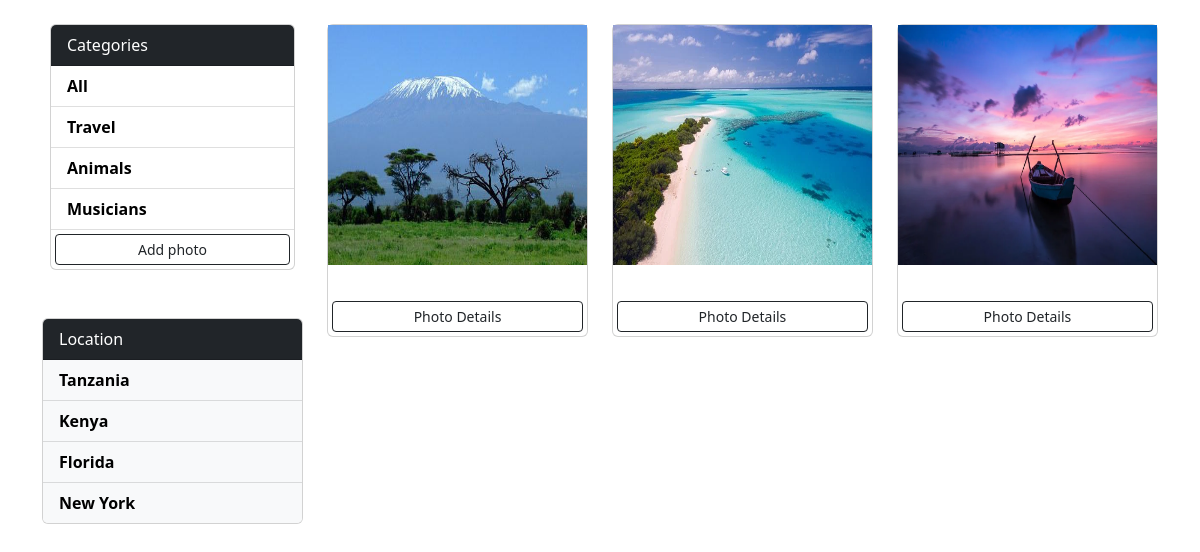
/?category=Travel, run on the app's committed database.
### photos/models.py (models this page shows, shortened)
class Category(models.Model):
    name = models.CharField(max_length=100, null=False,blank=False)

class Location(models.Model):
    name = models.CharField(max_length=100, null=False,blank=False)
    def __str__(self):
        return self.name

class Photo(models.Model):
    category = models.ForeignKey(Category,on_delete=models.SET_NULL, null=True, blank=True)
    location = models.ForeignKey(Location,on_delete=models.SET_NULL, null=True, blank=False)
    image = models.ImageField(null=False,blank=False)
    description = models.TextField()

### photos/views.py (the view)
# urls.py: path('',views.gallery,name='gallery'),
def gallery(request):
    category = request.GET.get('category')
    if category == None:
        photos = Photo.objects.all()
    else:
        photos = Photo.objects.filter(category__name = category)
    categories = Category.objects.all()
    locations = Location.objects.all()
    context = {'categories': categories, 'photos':photos, 'locations': locations}
    return render(request,'photos/gallery.html', context)

### photos/templates/photos/gallery.html (shortened to what this page needs)
{% load static %}
<!DOCTYPE html>
<html lang="en">
<head>
    <link href="https://cdn.jsdelivr.net/npm/bootstrap@5.2.0-beta1/dist/css/bootstrap.min.css" rel="stylesheet"
>
      {% block styles %}
      <link rel="stylesheet" href="{% static 'css/gallery.css' %}">
      {% endblock %}
</head>
<body class="m-3">
    <div class="container">
        <div class="row">
            <div class="col-md-3">
                <div class="card m-2">
                    <div class="card-header text-white bg-dark">
                        Categories
                    </div>
                    <ul class="list-group list-group-flush">
                        <li class="list-group-item">
                           <a href="{% url 'gallery' %}">All</a>
                        </li>
                        {% for category in categories %}
                        <li class="list-group-item">
                            <a href="{% url 'gallery' %}?category={{category.name}}">
                            {{category.name}}
                            </a>
                        </li>
                        {% endfor %}
                            <a href="{% url 'add' %}" class="btn btn-outline-dark btn-block btn-sm  m-1 ">Add photo</a>
                    </ul>
                </div>
                <div class="card my-5">
                    <div class="card-header text-white bg-dark">
                        Location
                    </div>
                    <ul class="list-group list-group-flush">
                        {% for location in locations %}
                        <li class="list-group-item bg-light">
                            <a href="{% url 'location' %}?location={{location.name}}">
                                {{location.name}}
                            </a>
                        </li>
                        {% endfor %}
                    </ul>
                </div>
            </div>
            <div class="col-md-9">
                <div class="row">
                    {% for photo in photos %}
                    <div class="col-md-4">
                        <div class="card my-2">
                            <img class="image-thumbail"
                                src="{{photo.image.url}}"
                                alt="Card image cap">
                            <div class="card-body">
                            </div>
                            <button type="button" class="btn btn-outline-dark btn-sm m-1" data-bs-toggle="modal"
                                data-bs-target="#exampleModal{{photo.id}}">
                                Photo Details
                            </button>
                        </div>
                    </div>
                    {% empty %}
                    <h3>No Photos...</h3>
                    {% endfor %}
                </div>
            </div>
        </div>
    </div>
</body>
</html>

### static/css/gallery.css (style rules this page uses)
ul li a { text-decoration: none; font-weight: 700; color: black; }
.image-thumbail { height: 15em; }

### data on the page
Category: name "Travel"
Category: name "Animals"
Category: name "Musicians"
Location: name "Tanzania"
Location: name "Kenya"
Location: name "Florida"
Location: name "New York"
Photo: image (picture)
Photo: image (picture)
Photo: image (picture)
